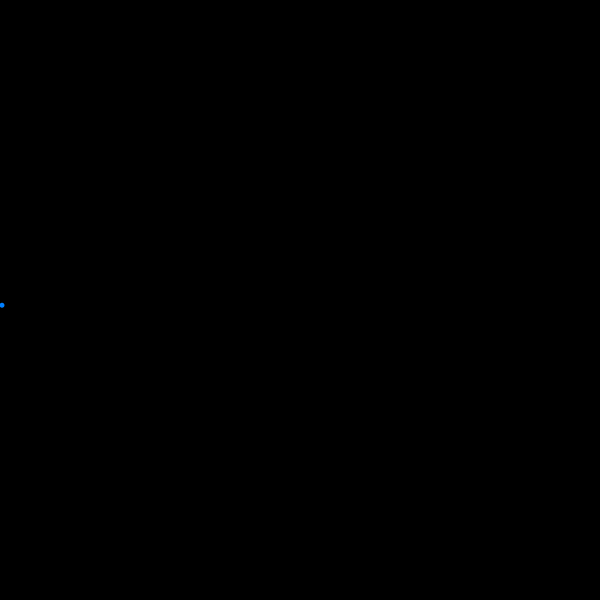
Frame 1 (no input)
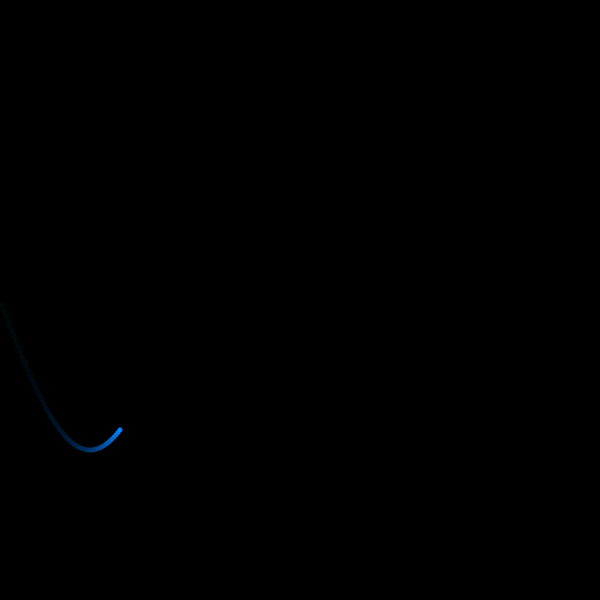
Frame 60 (the mouse pressed at the canvas centre just before this capture)
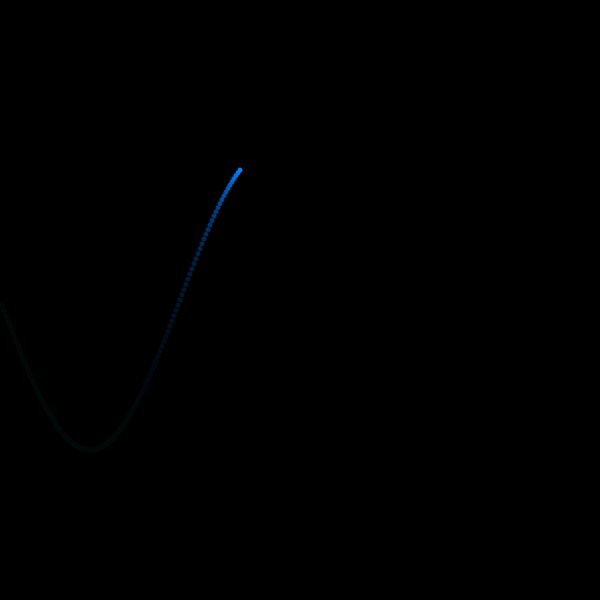
Frame 120 (the mouse held since frame 60 and released just before this capture)

The Processing sketch that drew these frames (run headless with seeded random() and noise(); from frame 60 on, the mouse is pressed at the canvas centre):

// Processing sketch: example02
// ── example02.pde
float x, y;
float phase, speed;

void setup() {
  size(600, 600);
  frameRate(60);
  background(0);
  speed = 2.0;
}

void draw() {
  fade();
  translate(0, height/2);

  phase += speed;
  x = phase;
  y = sin(radians(phase)) * height/4.0;

  if (phase > width) {
    phase = 0;
  }

  fill(0, 127, 255);
  ellipse(x, y, 5, 5);
}

void fade() {
  noStroke();
  fill(0, 15);
  rect(0, 0, width, height);
}
